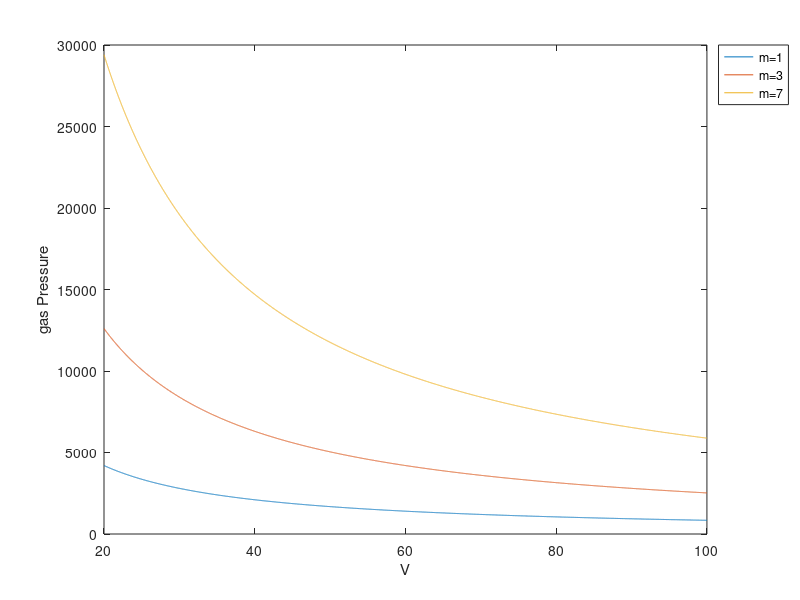

Recreate this plot in MATLAB.
function f7

V=20:0.01:100;
inv_V=1./V;
R=286.7;
T=293;

p1=1*R*T*inv_V;
p2=3*R*T*inv_V;
p3=7*R*T*inv_V;
plot(V,p1,V,p2,V,p3),xlabel('V'),ylabel('gas Pressure'), legend('m=1','m=3','m=7','Location','NorthEastOutside')

